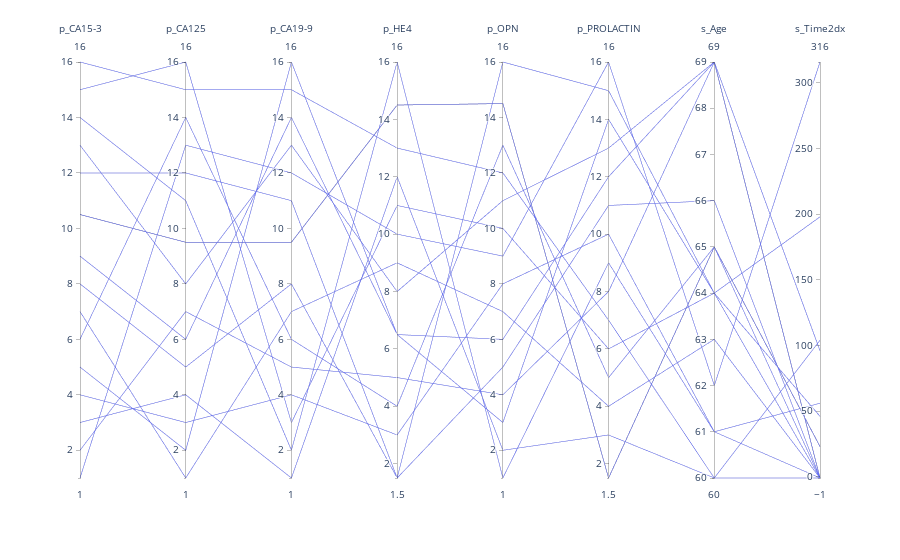

Write notebook code for a chart like this one.
### Code cell
d_=dataset_sim.copy()
d_[markers]=np.log(d_[markers])
d_[markers] = d_[markers].rank()
px.parallel_coordinates(d_,markers+['s_Age']+['s_Time2dx'])

### Figure 1 — Plotly figure (JSON) as saved in the notebook; plotly's stock layout.template omitted (floating-point values rounded to 4 significant figures)
{"data": [{"dimensions": [{"label": "p_CA15-3", "values": [8, 5, 4, 2, 6, 7, 3, 9, 13, 15, 16, 10.5, 12, 1, 10.5, 14]}, {"label": "p_CA125", "values": [5, 2, 3, 7, 14, 1, 4, 6, 8, 16, 15, 9.5, 12, 13, 9.5, 11]}, {"label": "p_CA19-9", "values": [8, 16, 4, 5, 6, 7, 1, 14, 13, 3, 15, 9.5, 11, 12, 9.5, 2]}, {"label": "p_HE4", "values": [1.5, 6.5, 3, 5, 4, 9, 12, 6.5, 8, 11, 13, 14.5, 1.5, 10, 14.5, 16]}, {"label": "p_OPN", "values": [5, 3, 8, 4, 13, 7, 2, 6, 11, 10, 12, 14.5, 16, 9, 14.5, 1]}, {"label": "p_PROLACTIN", "values": [11, 14, 10, 8, 5, 4, 3, 12, 13, 6, 7, 1.5, 15, 16, 1.5, 9]}, {"label": "s_Age", "values": [66, 64, 61, 69, 65, 63, 60, 69, 69, 64, 60, 65, 64, 62, 65, 61]}, {"label": "s_Time2dx", "values": [-1, -1, -1, -1, -1, -1, -1, -1, 96, 46, 104, 23, 198, 316, 23, 56]}], "domain": {"x": [0, 1], "y": [0, 1]}, "name": "", "type": "parcoords"}], "layout": {"legend": {"tracegroupgap": 0}, "margin": {"t": 60}}}
